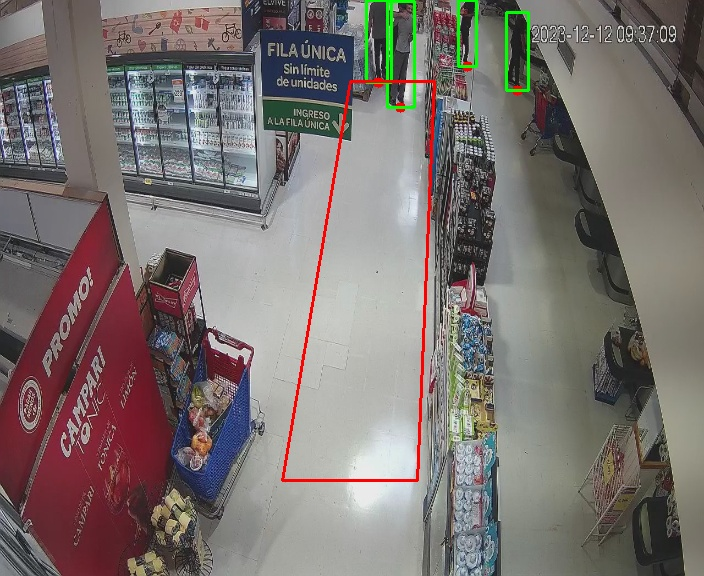
#> input picture framecam122.jpg, 704 x 576 px
$ python anotar_pred_vs_GT.py
#> lines starting #> are read from the running program, lines starting #| are printed output that depends on the picture
### src/utils.py
import tkinter as tk
from tkinter import filedialog
import cv2
import os
import numpy as np


def seleccionar_video():
    root = tk.Tk()
    root.withdraw()  # Oculta la ventana principal de tkinter

    file_path = filedialog.askopenfilename(
        title="Seleccionar una imagen",
        filetypes=[("Archivos de video", "*.mp4 *.avi")],
    )
#> the answer given: framecam122.jpg

    if file_path:
        return file_path
    else:
        return None


# [165 lines left out: functions seleccionar_imagen, seleccionar_directorio, resize_image, resize_images_in_directory, get_frame_from_video, resize_video and 3 more, not called in this run]


# [7 lines of commented-out code are left out]

### anotar_pred_vs_GT.py
import cv2
from src.utils import seleccionar_video

# from src.inferir_and_draw import draw_frame
import os
import numpy as np
import argparse

# roi-LQ52=365;141;440;141;465;600;320;600
# roi-LQ122=350;81;434;81;417;480;282;480
# roi-LQ62=50;304;200;304;325;396;325;590;50;590
# roi-SQ62=375;408;480;290;703;290;703;590;375;590
# roi-SQ71=181;213;571;453;450;576;250;576;64;315

all_vertices = {
    "cam5": [
        [[365, 141], [440, 141], [465, 600], [320, 600]]
    ],  # 365;141;440;141;465;600;320;600
    "cam6": [[[350, 81], [434, 81], [417, 480], [282, 480]]],
    "cam7": [[[181, 213], [571, 453], [450, 576], [250, 576], [64, 315]]],
}


def procesar_video(input_video_path, output_video_path, output_txt_path, cam="cam6"):
#> called with input_video_path = 'framecam122.jpg', output_video_path = 'output/framecam122.jpg', output_txt_path = 'output/framecam122.jpg', cam = 'cam6'
    cap = cv2.VideoCapture(input_video_path)

    # Definir el códec y el objeto VideoWriter
    fourcc = cv2.VideoWriter_fourcc(*"H264")
    out = cv2.VideoWriter(
        output_video_path, fourcc, 1.0, (int(cap.get(3)), int(cap.get(4)))
    )

    frame_number = 0  # Inicializa el número de frame
    pred_temporal = ""
    GT_temporal = ""
    TP = 0
    FP = 0
    FN = 0
    TN = 0

    with open(output_txt_path, "w") as txt_file:
        while cap.isOpened():
            ret, frame = cap.read()
#> frame is the input picture: shape (576, 704, 3); mean B, G, R 111.7, 114.4, 122.3
            if not ret:
                break

            image2show = frame.copy()
            image2show = cv2.resize(image2show, (1280, 720))
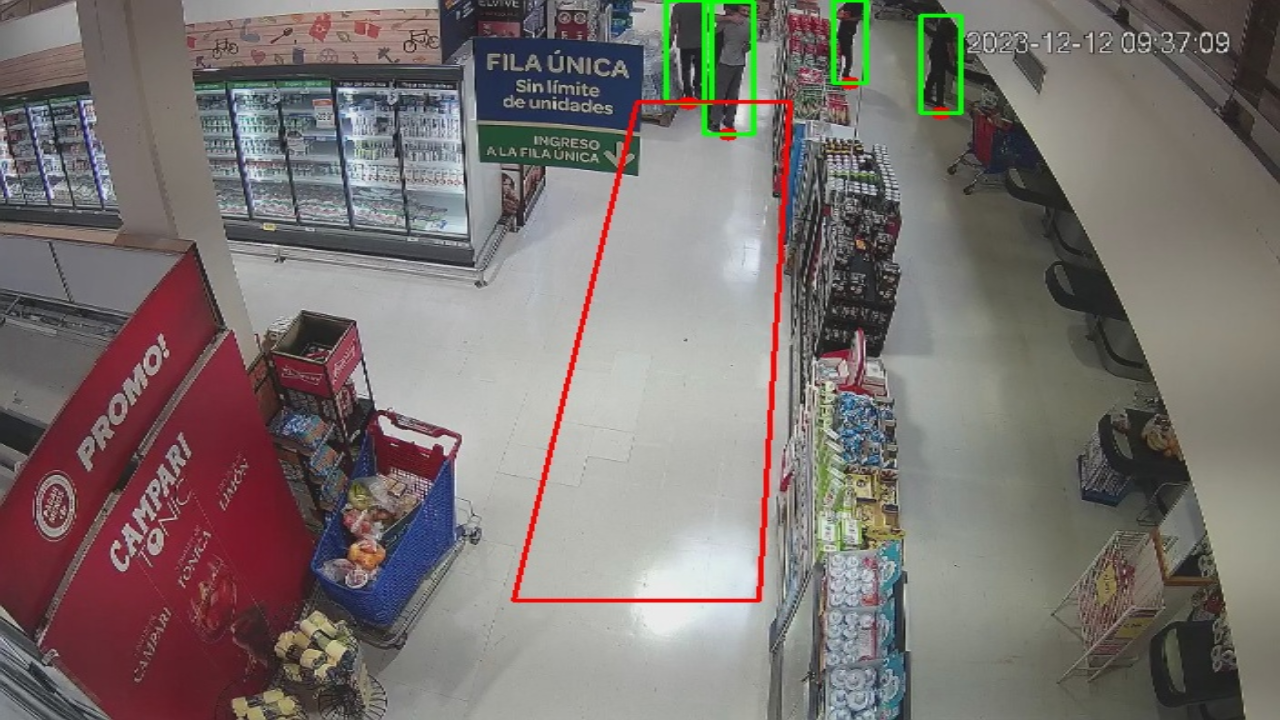
#> image2show: shape (720, 1280, 3); mean B, G, R 111.6, 114.3, 122.2
            # [12 lines of commented-out code are left out]

            cv2.imshow("Fotograma", image2show)

            # Salvar image2show como un archivo jpg
            cv2.imwrite(f"frame{cam}.jpg", image2show)

            # Ingresar predicción
            print(f"Frame {frame_number}")
            # pred = input(f"Ingresa valor de predicción en el frame {frame_number}: ")
#> (the run stopped early here; a loop or call above may not have finished)
